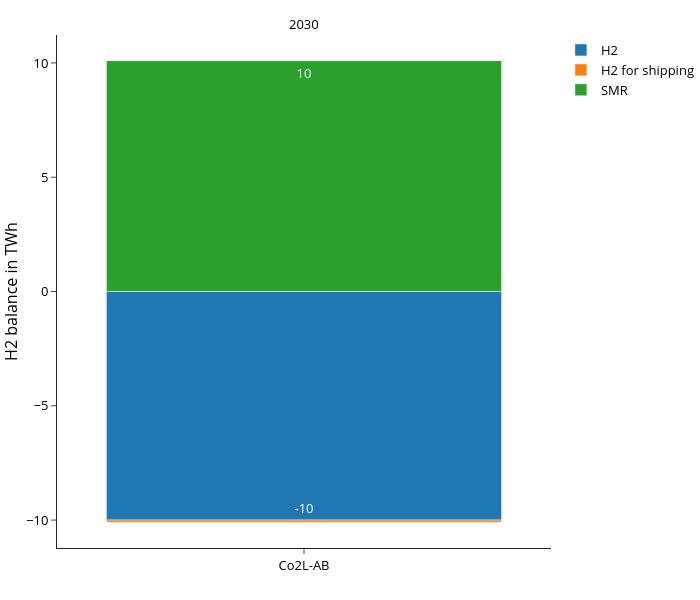

Here is the notebook cell this chart was saved with:
### Code cell
fig = px.bar(
    df, 
    **fig_kwargs,
    #color_discrete_map=colors["hydrogen"],
    category_orders={
        #"variable":list(colors["hydrogen"].keys())
        "scen": scen_order
        },
    #facet_col_spacing=0.1,
    labels={"value":"H2 balance in TWh","year":"",
            "variable":"", 
            "scen": ""},

)
update_layout(fig)

print("Totals per scenario and year:", demand_sum_df)
fig.show()
#save_plotly_fig(df, fig, fig, sdir, f"{idx_group_name}_hydrogen_balance_TWh")

### Figure 1 — Plotly figure (JSON) as saved in the notebook; plotly's stock layout.template omitted (floating-point values rounded to 4 significant figures)
{"data": [{"hovertemplate": "=%{x}<br>H2 balance in TWh=%{text}<extra></extra>", "legendgroup": "H2", "marker": {"color": "#1F77B4", "pattern": {"shape": ""}}, "name": "H2", "orientation": "v", "showlegend": true, "text": [-10.0], "textangle": 0, "textposition": "inside", "texttemplate": "%{y:.0f}", "type": "bar", "x": ["Co2L-AB"], "xaxis": "x", "y": [-10.0], "yaxis": "y"}, {"hovertemplate": "=%{x}<br>H2 balance in TWh=%{text}<extra></extra>", "legendgroup": "H2 for shipping", "marker": {"color": "#FF7F0E", "pattern": {"shape": ""}}, "name": "H2 for shipping", "orientation": "v", "showlegend": true, "text": [-0.1], "textangle": 0, "textposition": "inside", "texttemplate": "%{y:.0f}", "type": "bar", "x": ["Co2L-AB"], "xaxis": "x", "y": [-0.1], "yaxis": "y"}, {"hovertemplate": "=%{x}<br>H2 balance in TWh=%{text}<extra></extra>", "legendgroup": "SMR", "marker": {"color": "#2CA02C", "pattern": {"shape": ""}}, "name": "SMR", "orientation": "v", "showlegend": true, "text": [10.1], "textangle": 0, "textposition": "inside", "texttemplate": "%{y:.0f}", "type": "bar", "x": ["Co2L-AB"], "xaxis": "x", "y": [10.1], "yaxis": "y"}], "layout": {"annotations": [{"font": {}, "showarrow": false, "text": "2030", "x": 0.5, "xanchor": "center", "xref": "paper", "y": 1, "yanchor": "bottom", "yref": "paper"}], "barmode": "relative", "height": 600, "legend": {"title": {"text": ""}, "tracegroupgap": 0}, "width": 700, "xaxis": {"anchor": "y", "categoryarray": [], "categoryorder": "array", "domain": [0, 1], "title": {"text": ""}}, "yaxis": {"anchor": "x", "domain": [0, 1], "title": {"text": "H2 balance in TWh"}}}}
